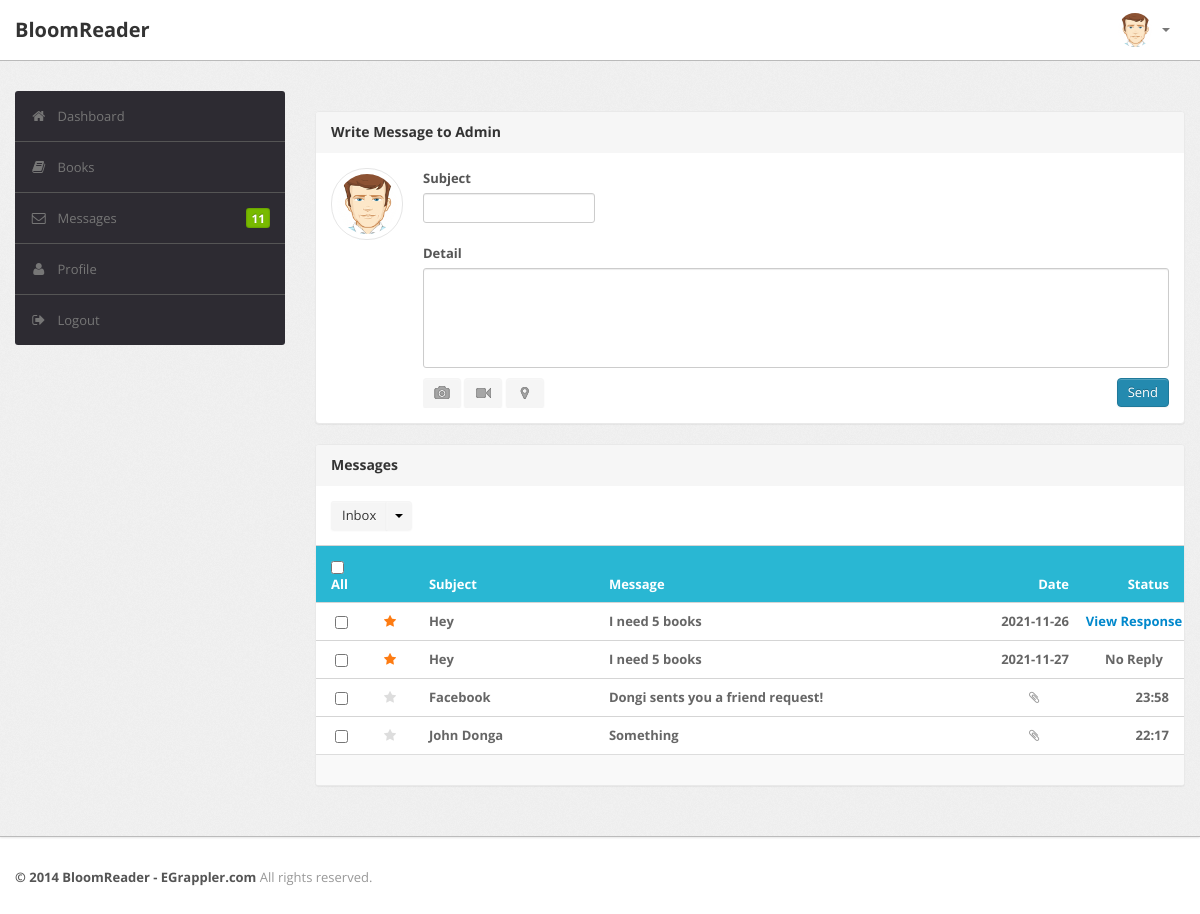
Page /message.php (signed in) on the committed database.
### tables this page shows
CREATE TABLE IF NOT EXISTS `messages` (
  `ID` int NOT NULL AUTO_INCREMENT,
  `Subject` varchar(255) NOT NULL,
  `Message` varchar(500) NOT NULL,
  `ClientID` int NOT NULL,
  `DateTime` date NOT NULL,
  `Status` int NOT NULL,
  PRIMARY KEY (`ID`)
);

CREATE TABLE IF NOT EXISTS `admin_resp` (
  `ID` int NOT NULL AUTO_INCREMENT,
  `ADMIN` varchar(50) NOT NULL,
  `ClientID` int NOT NULL,
  `MessageID` int NOT NULL,
  `Response` varchar(500) NOT NULL,
  `RespTime` date NOT NULL,
  PRIMARY KEY (`ID`)
);

### message.php (the view, shortened to what this page needs)
<?php
include ("connect.php");
$id=$_SESSION['userid'];
?>
<!DOCTYPE html>
<html lang="en">
<head>
    <head>
        <link type="text/css" href="bootstrap/css/bootstrap.min.css" rel="stylesheet">
        <link type="text/css" href="bootstrap/css/bootstrap-responsive.min.css" rel="stylesheet">
        <link type="text/css" href="css/theme.css" rel="stylesheet">
        <link type="text/css" href="images/icons/css/font-awesome.css" rel="stylesheet">
    </head>
    <body>
    <div class="navbar navbar-fixed-top">
        <?php include ("navbar.php");?>
    </div>
        <div class="wrapper">
            <div class="container">
                <div class="row">
                    <div class="span3">
                        <?php include ("sidebar.php");?>
                    </div>
                    <div class="span4">
                    </div><br>
                    <div class="span9">
                        <div class="content">
                            <div class="module">
                                <form action="" method="post" enctype="multipart/form-data">
                                    <div class="module-head">
                                        <h3>Write Message to Admin</h3>
                                    </div>
                                    <div class="module-body">
                                        <div class="stream-composer media">
                                            <a href="#" class="media-avatar medium pull-left">
                                                <img src="images/user.png">
                                            </a>
                                            <div class="media-body">
                                                <div class="control-group">
                                                    <div class="controls row-fluid">
                                                        <label for="name" class="col-form-label"><strong>Subject</strong></label>
                                                        <input class="span3" name="subject" type="text" id="" value="" required>
                                                    </div>
                                                </div>
                                                <div class="row-fluid">
                                                    <label for="name" class="col-form-label"><strong>Detail</strong></label>
                                                    <textarea class="span12" name="message" style="height: 100px; resize: none;"></textarea>
                                                </div>
                                                <div class="clearfix">
                                                    <input type="submit" name="send" class="btn btn-primary pull-right" value="Send">
                                                    <a href="#" class="btn btn-small" rel="tooltip" data-placement="top">
                                                        <i class="icon-camera shaded"></i>
                                                    </a>
                                                    <a href="#" class="btn btn-small" rel="tooltip" data-placement="top" >
                                                        <i class="icon-facetime-video shaded"></i>
                                                    </a>
                                                    <a href="#" class="btn btn-small" rel="tooltip" data-placement="top" >
                                                        <i class="icon-map-marker shaded"></i>
                                                    </a>
                                                </div>
                                            </div>
                                        </div>
                                    </div>
                                </form>
                            </div>
                            <div class="module message">
                                <div class="module-head">
                                    <h3>Messages</h3>
                                </div>
                                <div class="module-option clearfix">
                                    <div class="pull-left">
                                        <div class="btn-group">
                                            <button class="btn">
                                                Inbox</button>
                                            <button class="btn dropdown-toggle" data-toggle="dropdown">
                                                <span class="caret"></span>
                                            </button>
                                        </div>
                                    </div>
                                </div>
                                <div class="module-body table">
                                    <table class="table table-message table-responsive">
                                        <tbody>
                                            <thead class="heading" style="color:white; background-color: #29b7d3;">
                                                <th class="cell-check">
                                                    <input type="checkbox" class="inbox-checkbox">
                                                    All
                                                </th>
                                                <th class="cell-icon">
                                                </th>
                                                <th class="cell-author hidden-phone hidden-tablet">
                                                    Subject
                                                </th>
                                                <th class="cell-title">
                                                    Message
                                                </th>
                                                <th class="cell-time align-right">
                                                    Date
                                                </th>
                                                <th class="cell-icon hidden-phone hidden-tablet align-right">
                                                    Status
                                                </th>
                                            </thead>
                                            <?php
                                            $serial = 1;
                                            $sql = "SELECT messages.ID as MID, messages.DateTime, messages.Status, messages.Subject, messages.Message, clients.FNAME, clients.LNAME FROM MESSAGES join clients on messages.ClientID = clients.ID WHERE messages.ClientID = '$id'; ";
                                            $result = $conn->query($sql);
                                            while($row = mysqli_fetch_assoc($result)) {
                                                 $mid =  array($row['MID']);
                                                 $DateTime =  $row['DateTime'];
                                                 $subject =  $row['Subject'];
                                                 $message =  $row['Message'];
                                                 $status =  $row['Status'];
                                        ?>
                                            <tr class="unread starred">
                                                <td class="cell-check">
                                                    <input type="checkbox" class="inbox-checkbox">
                                                </td>
                                                <td class="cell-icon">
                                                    <i class="icon-star"></i>
                                                </td>
                                                <td class="cell-author hidden-phone hidden-tablet">
                                                    <?php echo $subject; ?>
                                                </td>
                                                <td class="cell-title">
                                                    <?php echo $message; ?>
                                                </td>
                                                <td class="cell-time align-right">
                                                    <?php echo $DateTime; ?>
                                                </td>
                                                <?php
                                                 foreach ($mid as $mid) {
                                                 $sql1 = "SELECT * FROM ADMIN_RESP WHERE `MessageID` = '$mid' ";
                                                 $result1 = $conn->query($sql1);
                                                 if(mysqli_num_rows($result1)>0){
                                                    while($row = mysqli_fetch_assoc($result1)) {
                                                        $rid =  $row['ID'];
                                                        $status = "<a data-toggle='modal' data-target=#$rid>View Response</a>";
                                                 }?>
                                        <?php } else {$status = "No Reply"; $response = ""; $respTime = "";} ?>
                                                <td class="cell-icon hidden-phone hidden-tablet">
                                                    <?php echo $status; ?>
                                                </td>
                                                </tr>
                                        <?php  } $serial++; }?>
                                            <tr class="unread">
                                                <td class="cell-check">
                                                    <input type="checkbox" class="inbox-checkbox">
                                                </td>
                                                <td class="cell-icon">
                                                    <i class="icon-star"></i>
                                                </td>
                                                <td class="cell-author hidden-phone hidden-tablet">
                                                    Facebook
                                                </td>
                                                <td class="cell-title">
                                                    Dongi sents you a friend request!
                                                </td>
                                                <td class="cell-icon hidden-phone hidden-tablet">
                                                    <i class="icon-paper-clip"></i>
                                                </td>
                                                <td class="cell-time align-right">
                                                    23:58
                                                </td>
                                            </tr>
                                            <tr class="unread">
                                                <td class="cell-check">
                                                    <input type="checkbox" class="inbox-checkbox">
                                                </td>
                                                <td class="cell-icon">
                                                    <i class="icon-star"></i>
                                                </td>
                                                <td class="cell-author hidden-phone hidden-tablet">
                                                    John Donga
                                                </td>
                                                <td class="cell-title">
                                                    Something
                                                </td>
                                                <td class="cell-icon hidden-phone hidden-tablet">
                                                    <i class="icon-paper-clip"></i>
                                                </td>
                                                <td class="cell-time align-right">
                                                    22:17
                                                </td>
                                            </tr>
                                        </tbody>
                                    </table>
                                </div>
                                <div class="module-foot">
                                </div>
                            </div>
                        </div>
                    </div>
                </div>
            </div>
        </div>
        <div class="footer">
            <div class="container">
                <b class="copyright">&copy; 2014 BloomReader - EGrappler.com </b>All rights reserved.
            </div>
        </div>
    </body>

### rows in the picture
messages: Subject "Hey", Message "I need 5 books", DateTime "2021-11-26"
messages: Subject "Hey", Message "I need 5 books", DateTime "2021-11-27", status "No Reply"
